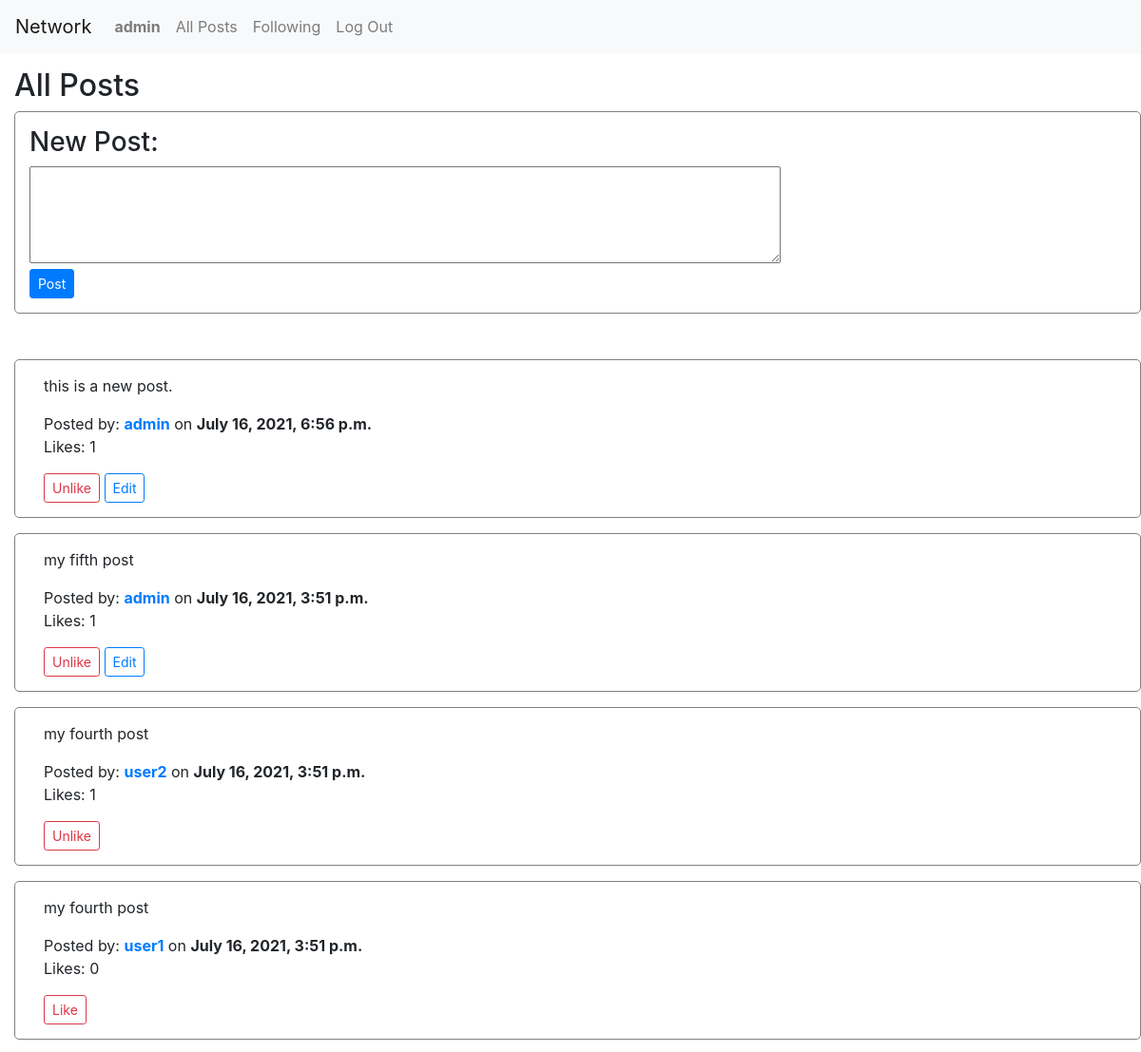
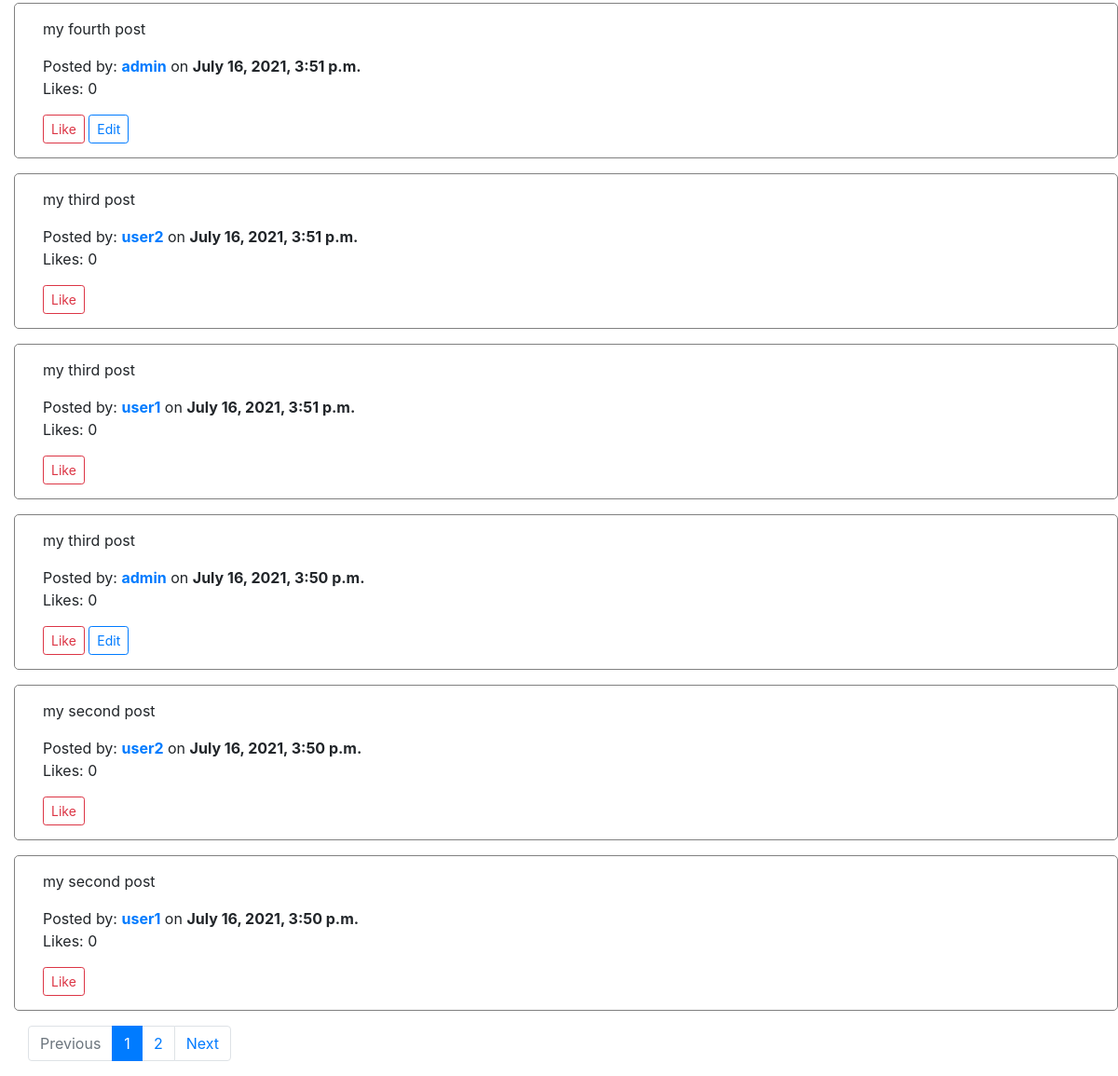
Page /1 (signed in) on the committed database (2 pictures, top to bottom).
### network/models.py (models this page shows, shortened)
class User(AbstractUser):
    pass

class Post(models.Model):
    poster = ForeignKey(User, on_delete=models.CASCADE, related_name="creator_of_post")
    content = models.TextField(max_length=256)
    created = models.DateTimeField(auto_now_add=True)
    likes = ManyToManyField(User, blank=True)

### network/views.py (the view)
# urls.py: path("<int:page_number>", views.index, name="index"),
def index(request, page_number):
    posts = Post.objects.all().order_by('id').reverse()
    p = Paginator(posts, 10)
    current_page = p.page(page_number)
    return render(request, "network/index.html", {
        "current_page": current_page,
        "following": False,
        "page_number": page_number,
        "page_range": p.page_range
    })

### network/templates/network/index.html (shortened to what this page needs)
{% extends "network/layout.html" %}
{% block body %}
    {% if following %}
        <h2>Your Followings' Posts</h2>
    {% else %}
        <h2>All Posts</h2>
    {% endif %}
    <div class="container-fluid">
        {% if user.is_authenticated %}
            <div class="row mb-5">
                <div id="new_post">
                    <h3>New Post:</h3>
                    <form action="{% url 'new_post' %}" method="POST">
                        <textarea required="true" maxlength="256" rows="4" cols="75" name="content"></textarea> <br>
                        <input type="submit" class="btn btn-primary btn-sm" value="Post">
                </div>
            </div>
        {% else %}
            <br>
        {% endif %}
        {% for post in current_page.object_list %}
            <div class="row mb-3">
                <div class="col" id="post_div_{{ post.id }}">
                    <p>{{ post.content }}</p>
                    Posted by: <a href="{% url 'profile' post.poster.username 1 %}"><strong>{{ post.poster.username }}</strong></a> on <strong>{{ post.created }}</strong>
                    <p id="likes_{{ post.id }}">Likes: {{ post.likes.count }}</p>
                    {% if user.is_authenticated %}
                        {% if user not in post.likes.all %}
                            <button type="button" id="like_{{ post.id }}" class="btn btn-outline-danger btn-sm" onclick="like_post(`{{ post.id }}`)">Like</button>
                        {% else %}
                            <button type="button" id="unlike_{{ post.id }}" class="btn btn-outline-danger btn-sm" onclick="unlike_post(`{{ post.id }}`)">Unlike</button>
                        {% endif %}
                    {% endif %}
                    {% if request.user == post.poster %}
                        <button type="button" id="edit_{{ post.id }}" class="btn btn-outline-primary btn-sm" onclick="edit_post(`{{ post.id }}`)">Edit</button>
                    {% endif %}
                </div>
            </div>
        {% endfor %}
        <nav class="page_things">
            <ul class="pagination">
                {% if current_page.has_previous %}
                    <li class="page-item"><a class="page-link" href="{% url 'index' current_page.previous_page_number %}">Previous</a></li>
                {% else %}
                    <li class="page-item disabled">
                        <a class="page-link" href="#" tabindex="-1" aria-disabled="true">Previous</a>
                    </li>
                {% endif %}
                {% for number in page_range %}
                    {% if number == page_number %}
                        <li class="page-item active" aria-current="page">
                            <a class="page-link" href="{% url 'index' number %}">{{ number }}<span class="sr-only">(current)</span></a>
                        </li>
                    {% else %}
                        <li class="page-item"><a class="page-link" href="{% url 'index' number %}">{{ number }}</a></li>
                    {% endif %}
                {% endfor %}
                {% if current_page.has_next %}
                    <li class="page-item"><a class="page-link" href="{% url 'index' current_page.next_page_number %}">Next</a></li>
                {% else %}
                    <li class="page-item disabled">
                        <a class="page-link" href="#" tabindex="-1" aria-disabled="true">Next</a>
                    </li>
                {% endif %}
            </ul>
          </nav>
    </div>
{% endblock %}

### network/templates/network/layout.html (shortened to what this page needs)
{% load static %}
<!DOCTYPE html>
<html lang="en">
    <head>
        <link rel="stylesheet" href="https://stackpath.bootstrapcdn.com/bootstrap/4.4.1/css/bootstrap.min.css">
        <link href="{% static 'network/styles.css' %}" rel="stylesheet">
    </head>
    <body>
        <nav class="navbar navbar-expand-lg navbar-light bg-light">
            <a class="navbar-brand" href="#">Network</a>
            <div>
              <ul class="navbar-nav mr-auto">
                {% if user.is_authenticated %}
                    <li class="nav-item">
                        <a class="nav-link" href="{% url 'profile' user.username 1 %}"><strong>{{ user.username }}</strong></a>
                    </li>
                {% endif %}
                <li class="nav-item">
                  <a class="nav-link" href="{% url 'index' 1 %}">All Posts</a>
                </li>
                {% if user.is_authenticated %}
                    <li class="nav-item">
                        <a class="nav-link" href="{% url 'following' 1 %}">Following</a>
                    </li>
                    <li class="nav-item">
                        <a class="nav-link" href="{% url 'logout' %}">Log Out</a>
                    </li>
                {% endif %}
              </ul>
            </div>
          </nav>
        <div class="body">
            {% block body %}
            {% endblock %}
        </div>
    </body>
</html>

### network/static/network/styles.css (style rules this page uses)
.body { padding-left: 15px; padding-top: 15px; }
.row { border: 1px solid grey; border-radius: 5px; padding: 15px; }
.page_things { bottom: 10px; }

### rows in the picture
User: username "admin"
Post: content "this is a new post.", poster.username "admin", created "July 16, 2021, 6:56 p.m.", likes.count "1"
Post: content "my fifth post", poster.username "admin", created "July 16, 2021, 3:51 p.m.", likes.count "1"
Post: content "my fourth post", poster.username "user2", created "July 16, 2021, 3:51 p.m.", likes.count "1"
Post: content "my fourth post", poster.username "user1", created "July 16, 2021, 3:51 p.m.", likes.count "0"
Post: content "my fourth post", poster.username "admin", created "July 16, 2021, 3:51 p.m.", likes.count "0"
Post: content "my third post", poster.username "user2", created "July 16, 2021, 3:51 p.m.", likes.count "0"
Post: content "my third post", poster.username "user1", created "July 16, 2021, 3:51 p.m.", likes.count "0"
Post: content "my third post", poster.username "admin", created "July 16, 2021, 3:50 p.m.", likes.count "0"
Post: content "my second post", poster.username "user2", created "July 16, 2021, 3:50 p.m.", likes.count "0"
Post: content "my second post", poster.username "user1", created "July 16, 2021, 3:50 p.m.", likes.count "0"

### other values in the picture
{{ number }} "1"
{{ number }} "2"
